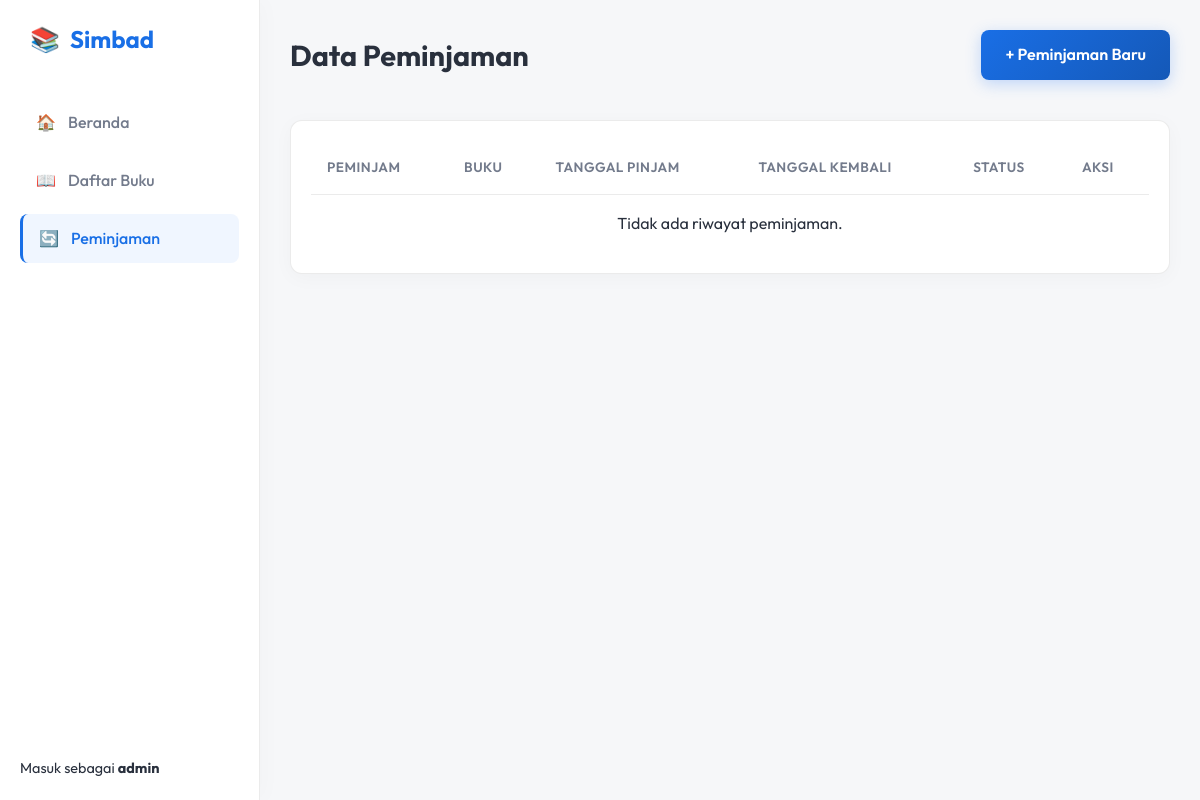
Before: /loans.php (signed in) with the older database file.
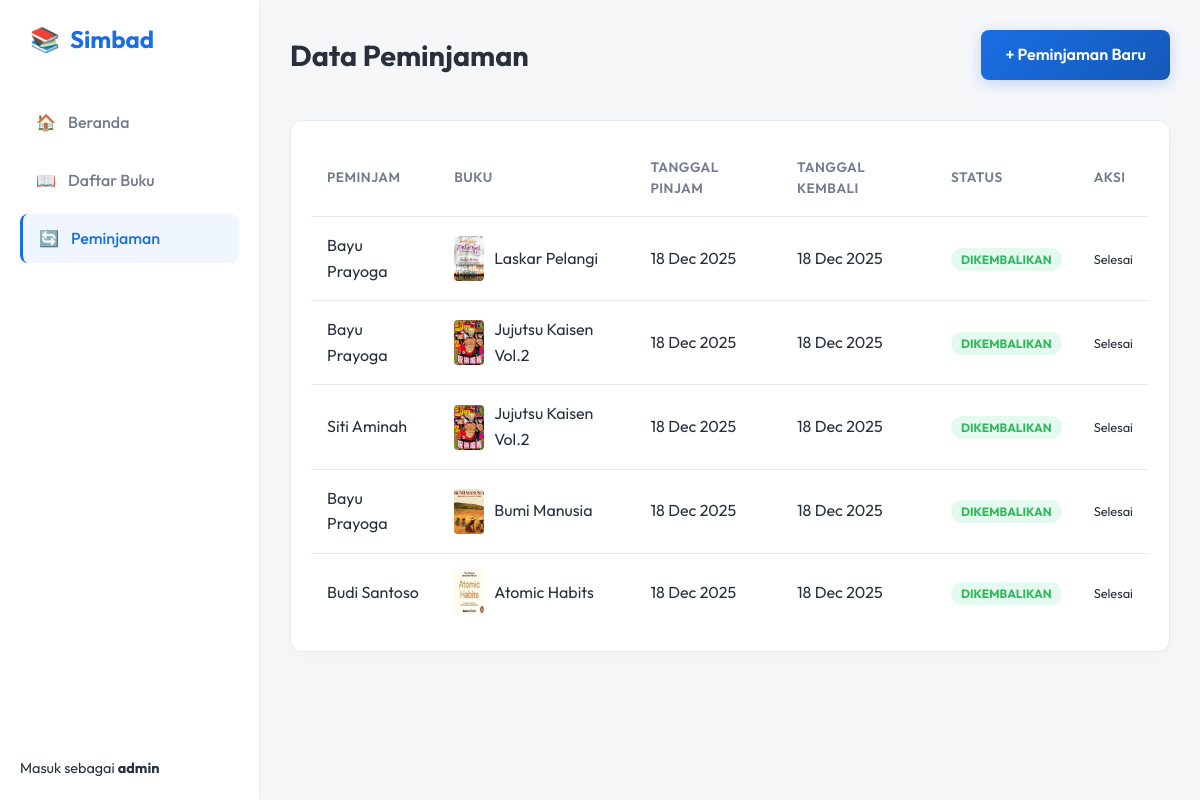
After: the same page with the newer database file.
### tables this page shows
CREATE TABLE `peminjaman` (
  `id` int(11) NOT NULL AUTO_INCREMENT,
  `pengguna_id` int(11) NOT NULL,
  `buku_id` int(11) NOT NULL,
  `tanggal_pinjam` date NOT NULL,
  `tanggal_kembali` date DEFAULT NULL,
  `status` enum('dipinjam','dikembalikan') NOT NULL DEFAULT 'dipinjam',
  PRIMARY KEY (`id`),
  KEY `pengguna_id` (`pengguna_id`),
  KEY `buku_id` (`buku_id`),
  CONSTRAINT `fk_peminjaman_pengguna` FOREIGN KEY (`pengguna_id`) REFERENCES `pengguna` (`id`) ON DELETE CASCADE,
  CONSTRAINT `fk_peminjaman_buku` FOREIGN KEY (`buku_id`) REFERENCES `buku` (`id`) ON DELETE CASCADE
);

CREATE TABLE `pengguna` (
  `id` int(11) NOT NULL AUTO_INCREMENT,
  `nama_pengguna` varchar(50) NOT NULL,
  `kata_sandi` varchar(255) NOT NULL,
  `nama_lengkap` varchar(100) NOT NULL,
  `dibuat_pada` timestamp NULL DEFAULT CURRENT_TIMESTAMP,
  PRIMARY KEY (`id`),
  UNIQUE KEY `nama_pengguna` (`nama_pengguna`)
);

CREATE TABLE `buku` (
  `id` int(11) NOT NULL AUTO_INCREMENT,
  `judul` varchar(255) NOT NULL,
  `penulis` varchar(100) NOT NULL,
  `penerbit` varchar(100) DEFAULT NULL,
  `tahun_terbit` year(4) DEFAULT NULL,
  `kategori_id` int(11) NOT NULL,
  `stok` int(11) NOT NULL DEFAULT 0,
  `gambar_sampul` varchar(255) DEFAULT NULL,
  `dibuat_pada` timestamp NULL DEFAULT CURRENT_TIMESTAMP,
  PRIMARY KEY (`id`),
  KEY `kategori_id` (`kategori_id`),
  CONSTRAINT `fk_buku_kategori` FOREIGN KEY (`kategori_id`) REFERENCES `kategori` (`id`) ON DELETE CASCADE
);

### loans.php (the view, shortened to what the changed rows need)
<?php
require_once 'config/config.php';
$query = "SELECT peminjaman.*, pengguna.nama_lengkap, buku.judul as book_title, buku.gambar_sampul
          FROM peminjaman
          JOIN pengguna ON peminjaman.pengguna_id = pengguna.id
          JOIN buku ON peminjaman.buku_id = buku.id";
if ($_SESSION['role'] !== 'admin') {
    $query .= " WHERE peminjaman.pengguna_id = " . $_SESSION['user_id'];
    $query .= " ORDER BY peminjaman.tanggal_pinjam DESC";
} else {
    $query .= " ORDER BY peminjaman.status ASC, peminjaman.tanggal_pinjam DESC";
}
$loans = $pdo->query($query)->fetchAll();
?>
<!DOCTYPE html>
<html lang="id">
<head>
    <link rel="stylesheet" href="assets/css/style.css">
</head>
<body>
    <div class="dashboard-grid">
        <main class="main-content">
            <div class="top-bar">
                <h1 class="page-title">Data Peminjaman</h1>
            </div>
            <div class="table-container">
                <table>
                    <thead>
                        <tr>
                            <?php if($_SESSION['role'] === 'admin'): ?>
                            <th>Peminjam</th>
                            <?php endif; ?>
                            <th>Buku</th>
                            <th>Tanggal Pinjam</th>
                            <th>Tanggal Kembali</th>
                            <th>Status</th>
                            <?php if($_SESSION['role'] === 'admin'): ?>
                            <th>Aksi</th>
                            <?php endif; ?>
                        </tr>
                    </thead>
                    <tbody>
                         <?php if (empty($loans)): ?>
                            <tr><td colspan="6" style="text-align: center; color: var(--text-muted);">Tidak ada riwayat peminjaman.</td></tr>
                        <?php else: ?>
                            <?php foreach ($loans as $loan): ?>
                            <tr>
                                <?php if($_SESSION['role'] === 'admin'): ?>
                                <td><?php echo htmlspecialchars($loan['nama_lengkap']); ?></td>
                                <?php endif; ?>
                                <td>
                                    <div style="display: flex; align-items: center; gap: 10px;">
                                        <?php if($loan['gambar_sampul']): ?>
                                            <img src="uploads/<?php echo htmlspecialchars($loan['gambar_sampul']); ?>" style="width: 30px; height: 45px; object-fit: cover; border-radius: 4px;">
                                        <?php else: ?>
                                             <div style="width: 30px; height: 45px; background: #eee; border-radius: 4px; display: flex; align-items: center; justify-content: center; font-size: 0.8rem;">📚</div>
                                        <?php endif; ?>
                                        <?php echo htmlspecialchars($loan['book_title']); ?>
                                    </div>
                                </td>
                                <td><?php echo date('d M Y', strtotime($loan['tanggal_pinjam'])); ?></td>
                                <td>
                                    <?php
                                        if ($loan['tanggal_kembali']) {
                                            echo date('d M Y', strtotime($loan['tanggal_kembali']));
                                        } else {
                                            echo '-';
                                        }
                                    ?>
                                </td>
                                <td>
                                    <?php if ($loan['status'] == 'dipinjam'): ?>
                                        <span class="badge badge-warning">Dipinjam</span>
                                    <?php else: ?>
                                        <span class="badge badge-success">Dikembalikan</span>
                                    <?php endif; ?>
                                </td>
                                <?php if($_SESSION['role'] === 'admin'): ?>
                                <td>
                                    <?php if ($loan['status'] == 'dipinjam'): ?>
                                        <a href="?return=<?php echo $loan['id']; ?>&book_id=<?php echo $loan['buku_id']; ?>"
                                           class="btn" style="padding: 5px 10px; font-size: 0.8rem; background: hsl(var(--success)); color: white;"
                                           onclick="return confirm('Konfirmasi pengembalian?')">
                                           Kembalikan
                                        </a>
                                    <?php else: ?>
                                        <span style="color: var(--text-muted); font-size: 0.8rem;">Selesai</span>
                                    <?php endif; ?>
                                </td>
                                <?php endif; ?>
                            </tr>
                            <?php endforeach; ?>
                        <?php endif; ?>
                    </tbody>
                </table>
            </div>
        </main>
    </div>
</body>
</html>

Changed rows visible on the page:
added peminjaman: pengguna.nama_lengkap "Bayu Prayoga", buku.gambar_sampul (picture), buku.judul "Laskar Pelangi", tanggal_pinjam "18 Dec 2025", tanggal_kembali "18 Dec 2025", status "DIKEMBALIKAN"
added peminjaman: pengguna.nama_lengkap "Bayu Prayoga", buku.gambar_sampul (picture), buku.judul "Jujutsu Kaisen Vol.2", tanggal_pinjam "18 Dec 2025", tanggal_kembali "18 Dec 2025", status "DIKEMBALIKAN"
added peminjaman: pengguna.nama_lengkap "Siti Aminah", buku.gambar_sampul (picture), buku.judul "Jujutsu Kaisen Vol.2", tanggal_pinjam "18 Dec 2025", tanggal_kembali "18 Dec 2025", status "DIKEMBALIKAN"
added peminjaman: pengguna.nama_lengkap "Bayu Prayoga", buku.gambar_sampul (picture), buku.judul "Bumi Manusia", tanggal_pinjam "18 Dec 2025", tanggal_kembali "18 Dec 2025", status "DIKEMBALIKAN"
added peminjaman: pengguna.nama_lengkap "Budi Santoso", buku.gambar_sampul (picture), buku.judul "Atomic Habits", tanggal_pinjam "18 Dec 2025", tanggal_kembali "18 Dec 2025", status "DIKEMBALIKAN"
Other visible differences:
text no longer shown: "Tidak ada riwayat peminjaman."
